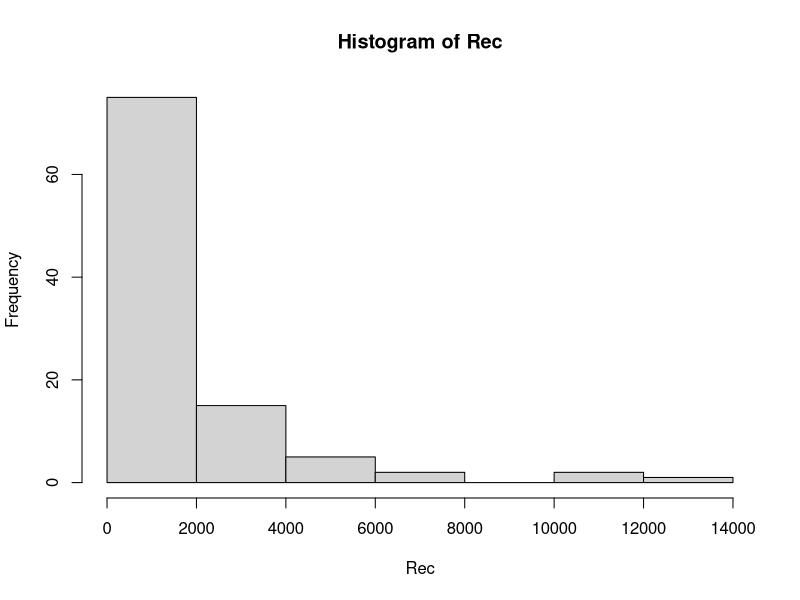
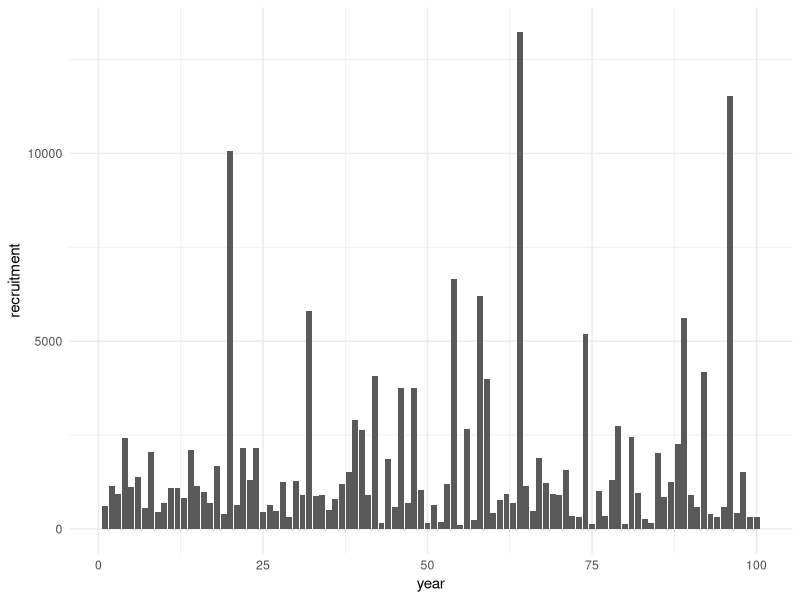

These charts were generated, in order, by the following R code: (Note: this script raises an error after producing the figures.)
## ---- chunk 1
#| label: load-packages
#| include: false

library(tidyverse)
library(palmerpenguins)
theme_set(theme_minimal())
## ---- chunk 2
#age-based model simulation

###-----------------------Exercise 6: Put it all together into an age-structured model---------------------------
###------DO NOT INCLUDE CATCH yet

#First set the model structure
#100 years, ages 0-10
YY <- 100
AA <- 10
## ---- chunk 3
#natural mortality - these values should be positive
MM <- 0.2

set.seed(100)
Rec <- 1000*rlnorm(n = YY) 
Rec
set.seed(100)
exp(log(1000) + rnorm(n = YY)) #notice that this form of the equation is the same as above

hist(Rec)

tibble(year = 1:YY, recruitment = Rec) %>%  ggplot(aes(year, recruitment)) + geom_col()

## ---- chunk 4

#Set total mortality
ZZ <- MM
#define empty matrix in the right dimensions for saving results
NumbersM<-matrix(nrow = YY, ncol = AA + 1)

#run loop through all ages and years. Each of the 3 types of equations are used.
for(i in 2:YY){
	#fishes are born
	  NumbersM[i,1] <- Rec[i]
	for(j in 2:(AA)){
	#fishes die
	NumbersM[i, j]<-NumbersM[i-1, j-1]*exp(-ZZ*1) #*1 is here because it is one time step
	}
	NumbersM[i, AA+1]<-NumbersM[i-1, j-1]*exp(-ZZ*1) + NumbersM[i, AA+1]*exp(-ZZ*1)
}

View(NumbersM)

## ---- chunk 5

### Now: Include Baranov Catch equation:
#F = selectivity*q*effort
#Catch(1979,1980) = N(1979)*F/Z*(1 – exp(-Z*(1980 – 1979)) 
NumbersM<-matrix(nrow = YY, ncol = AA+1)
CatchNM<-matrix(nrow = YY, ncol = AA+1, data = 0)

AgeStructModel<-function(Rec, AA, Effort = rep(1, length(Rec)), q=1, Sel = c(0,0,rep(1,AA-1))){
	YY <- 1:length(Rec)
	FF<-matrix(Sel, nrow = YY, ncol = AA + 1, byrow = TRUE)*qq*matrix(Effort, nrow = YY, ncol = AA + 1)
	ZZ <-FF+MM
	
#define empty matrix in the right dimensions for saving results
NumbersM<-matrix(nrow = YY, ncol = AA + 1)

#run loop through all ages and years. Each of the 3 types of equations are used.

	for(i in 2:YY){
	  
	 #calculate fishing on previous year
	 #because all ages are not available until after the 11th year, we begin calculating catch then
	  if(YY> 11){CatchNM[i-1,]<-NumbersM[i-1,]*FF[i-1,]/ZZ[i-1,]*(1-exp(-ZZ[i-1,]))}

	#fishes are born
	  NumbersM[i,1] <- Rec[i] - CatchNM[i-1,1]
	for(j in 2:(AA)){

	  	NumbersM[i, j]<-NumbersM[i-1, j-1]*exp(-ZZ)  - CatchNM[i-1,j]
	}
	  
	  NumbersM[i, AA+1]<-NumbersM[i-1, AA]*exp(-ZZ) + NumbersM[i, AA+1]*exp(-ZZ) - CatchNM[i-1,AA+1]
	  


			}

	return(list(NumbersM, CatchNM))
	}
NumbersResults<-AgeStructModel(0.5)[[1]]
CatchResults<-AgeStructModel(0.5)[[2]]
plot(apply(NumbersResults*WeightM*MatM, 1, sum))

Efforts<-seq(0, 2, 0.05)
EquilCatch<-vector(length = length(Efforts), mode = "numeric")
for(j in 1:length(Efforts)){
	results<-AgeStructModel(Efforts[j])
	NumbersResults<-results[[1]]
	CatchResults<-apply(results[[2]], 1, sum, na.rm=T)
	EquilCatch[j]<-CatchResults[99]
	}

plot(EquilCatch~Efforts)

#Q6.1 How does the inclusion of a stock-recruitment model affect the relationship between Fmax and Fmsy?

#Q6.2 We made this model piecewise - by estimating relationships separately, then putting them into a model. The other method would be to estimate all parameters at once, given you have enough data. List the parameters you might expect to estimate in a statistical catch-at-age model.
## ---- chunk 6
    SSB<-sum(NumbersM[i-1,]*c(0,WeightatAge)*c(0,PredMat))

	Rec<-alpha*SSB/(1+(alpha*SSB/beta))
	alpha<-79
beta<-2609

#Last piece of age-specific information missing:
PredLengthatAge<-VonBertalanffy(Linf = coef(LxA.nls)[1], K = coef(LxA.nls)[2], t0=coef(LxA.nls)[3], 1:10)
WeightatAge<-exp(coef(HxW.lm)[1]+coef(HxW.lm)[2]*log(PredLengthatAge))

MM <-abs(MM)

WeightM<-matrix(rep(c(0,WeightatAge), 100), nrow = 100, ncol = 11, byrow = T)
MatM<-matrix(rep(c(0,PredMat), 100), nrow = 100, ncol = 11, byrow = T)
